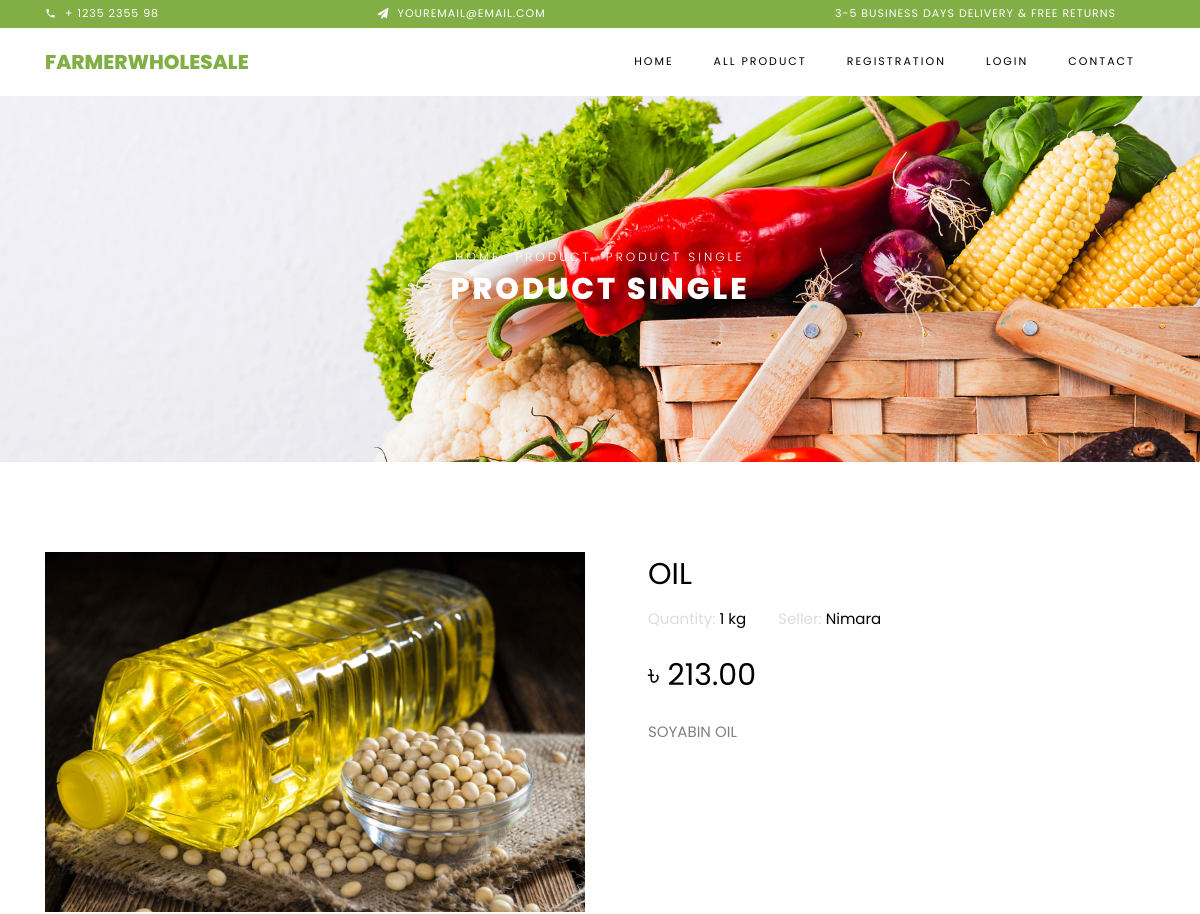
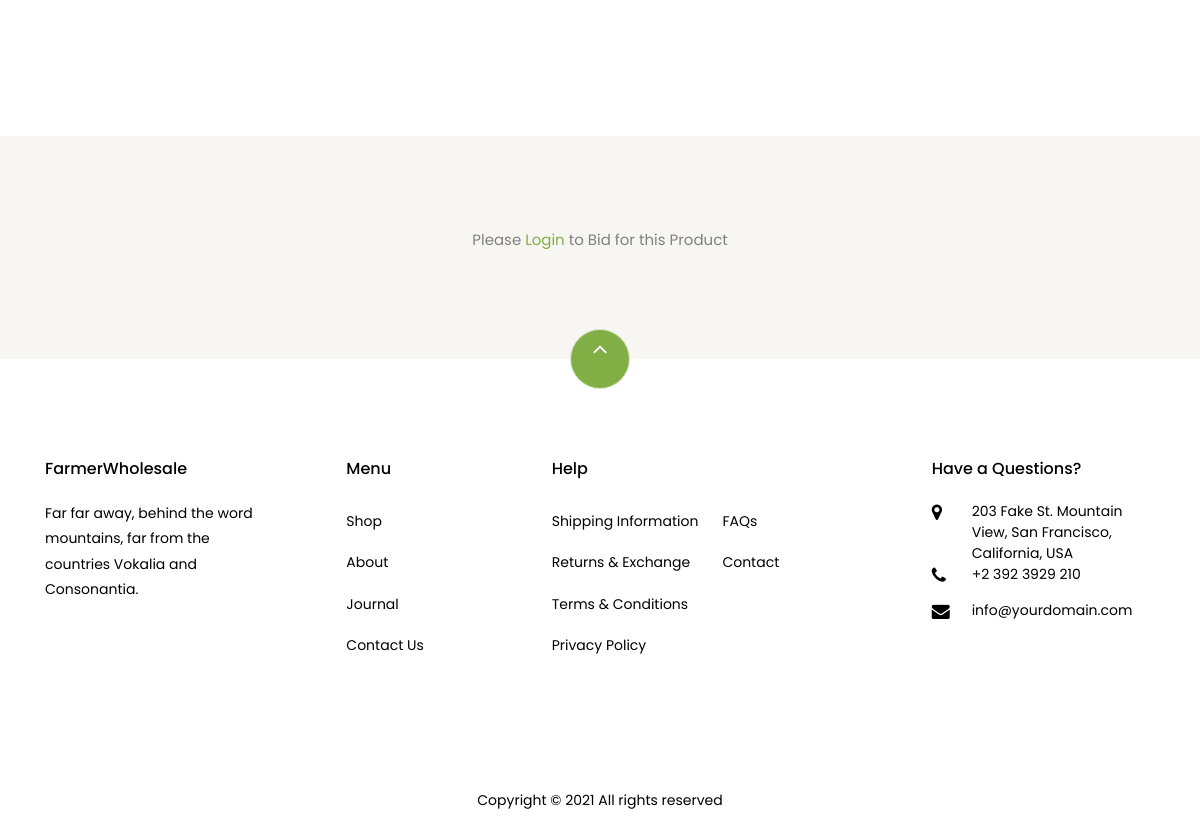
Screenshot of /product_details/4/ with the database file from the repository (2 pictures, top to bottom).
### home/models.py (models this page shows, shortened)
class Product(models.Model):
    category_choice=(
        ('Fruits','Fruits'),
        ('Vagetable','Vagetable'),
        ('Oil','Oil'),
        ('Rice','Rice'),
        ('Others','Others'),
    )
    category = models.CharField(max_length=60,choices=category_choice,null=True,blank=True)
    user = models.ForeignKey(User, on_delete=models.CASCADE, null=True, blank=True)
    name = models.CharField(max_length=100)
    price = models.DecimalField(max_digits=8, decimal_places=2)
    image = models.ImageField(upload_to='products')
    description = models.TextField()
    quantity = models.CharField(max_length=100,blank=True,null=True)
    date_added = models.DateField(auto_now_add=True)
    is_approved = models.BooleanField(default=False)

### accounts/models.py (models this page shows)
class User(AbstractUser):
    username = None
    last_name = None
    email = models.EmailField(_('email address'), unique=True)
    phone = models.CharField(max_length=35)
    first_name=models.CharField(max_length=35)
    image = models.ImageField(upload_to='seller_profile_image', blank=True, null=True)
    address = models.CharField(max_length=255,blank=True, null=True)
    USERNAME_FIELD = 'email'
    REQUIRED_FIELDS = []
    objects = UserManager()

### home/views.py (the view)
# urls.py: path('product_details/<int:id>/', views.product_details, name='product_details'),
def product_details(request, id):
    product = Product.objects.get(id=id)
    context = {
        'product': product,
    }
    return render(request, 'product/product_details.html',context)

### templates/product/product_details.html (shortened to what this page needs)
{% extends 'base.html' %}
{% load static %}
{% block content %}
<div class="hero-wrap hero-bread" style="background-image: url('{% static 'images/bg_1.jpg' %}');">
    <div class="container">
      <div class="row no-gutters slider-text align-items-center justify-content-center">
        <div class="col-md-9 ftco-animate text-center">
            <p class="breadcrumbs"><span class="mr-2"><a href="/">Home</a></span> <span class="mr-2"><a href="{% url 'all_products' %}">Product</a></span> <span>Product Single</span></p>
          <h1 class="mb-0 bread">Product Single</h1>
        </div>
      </div>
    </div>
  </div>
  <section class="ftco-section">
      <div class="container">
          <div class="row">
              <div class="col-lg-6 mb-5 ftco-animate">
                  <a href="{{product.image.url}}" class="image-popup"><img src="{{product.image.url}}" class="img-fluid" alt="Colorlib Template"></a>
              </div>
              <div class="col-lg-6 product-details pl-md-5 ftco-animate">
                  <h3>{{product.name}}</h3>
                  <div class="rating d-flex">
                        <p class="text-left mr-4">
                            <a href="#" class="mr-2" style="color: rgb(221, 221, 221);">Quantity: <span style="color: rgb(0, 0, 0);">{{product.quantity}}</span></a>
                        </p>
                        <p class="text-left mr-4">
                            <a href="#" class="mr-2" style="color: rgb(221, 221, 221);">Seller:
                                <span style="color: rgb(0, 0, 0);">{{product.user.first_name}}</span>
                            </a>
                        </p>
                      </div>
                  <p class="price"><span>৳ {{product.price}}</span></p>
                  <p>{{product.description}}
                      </p>
                      <div class="row mt-4">
                          <div class="col-md-6">
                </div>
            </div>
              </div>
          </div>
      </div>
  </section>
  <section class="ftco-section contact-section bg-light">
    <div class="container">
      {% if user.is_authenticated %}
      <div class="row block-9">
        <div class="col-md-6 order-md-last d-flex">
          <form action="{% url 'product_bid' %}" method="POST" class="bg-white p-5 contact-form">
              {% csrf_token %}
              <input type="text" value="{{product}}" name="product" hidden>
              <input type="text" value="{{product.user}}" name="seller" hidden>
            <div class="form-group">
              <input type="text" name="mobile" class="form-control" placeholder="Mobile Number" required>
            </div>
            <div class="form-group">
              <input type="number" name="bid_price" class="form-control" min="{{product.price}}" placeholder="Bid Price" required>
            </div>
            <div class="form-group">
                <input type="text" name="quantity" class="form-control" placeholder="Quantity" required>
            </div>
            <div class="form-group">
              <textarea name="message" id="" cols="30" rows="7" class="form-control" placeholder="Message"></textarea>
            </div>
            <div class="form-group">
              <center><input type="submit" value="Send Bid" class="btn btn-primary py-3 px-5"></center>
            </div>
          </form>
        </div>
        <div class="col-md-3 d-flex">
            <div id="#" class="bg-white"></div>
        </div>
      </div>
      {% else %}
      <center><p>Please <a href="{% url 'login' %}">Login</a> to Bid for this Product </p></center>
      {% endif %}
    </div>
  </section>
{% endblock content %}

### rows the page displays
Product: image (picture), name "OIL", quantity "1 kg", user.first_name "Nimara", price "213.00", description "SOYABIN OIL"
